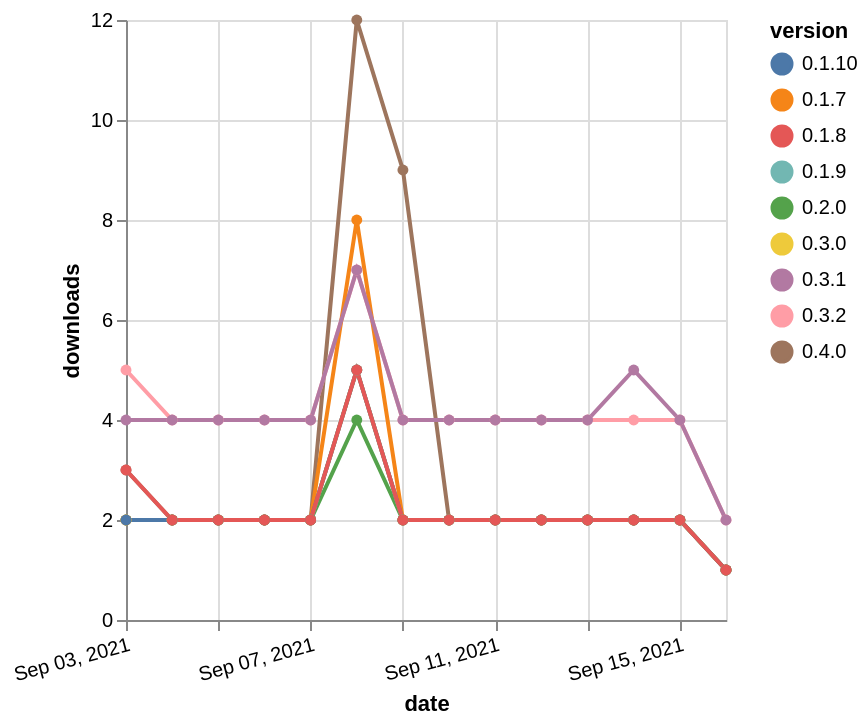

This figure's Vega-Lite source:
### Vega-Lite specification from a JSON file in a GitHub repository (floating-point values rounded to 4 significant figures)
{"$schema": "https://vega.github.io/schema/vega-lite/v5.json", "description": "A simple bar chart with embedded data.", "data": {"values": [{"date": "2021-09-03", "total": 2883, "delta": 2, "version": "0.2.0"}, {"date": "2021-09-04", "total": 2885, "delta": 2, "version": "0.2.0"}, {"date": "2021-09-05", "total": 2887, "delta": 2, "version": "0.2.0"}, {"date": "2021-09-06", "total": 2889, "delta": 2, "version": "0.2.0"}, {"date": "2021-09-07", "total": 2891, "delta": 2, "version": "0.2.0"}, {"date": "2021-09-08", "total": 2895, "delta": 4, "version": "0.2.0"}, {"date": "2021-09-09", "total": 2897, "delta": 2, "version": "0.2.0"}, {"date": "2021-09-10", "total": 2899, "delta": 2, "version": "0.2.0"}, {"date": "2021-09-11", "total": 2901, "delta": 2, "version": "0.2.0"}, {"date": "2021-09-12", "total": 2903, "delta": 2, "version": "0.2.0"}, {"date": "2021-09-13", "total": 2905, "delta": 2, "version": "0.2.0"}, {"date": "2021-09-14", "total": 2907, "delta": 2, "version": "0.2.0"}, {"date": "2021-09-15", "total": 2909, "delta": 2, "version": "0.2.0"}, {"date": "2021-09-16", "total": 2910, "delta": 1, "version": "0.2.0"}, {"date": "2021-09-03", "total": 6881, "delta": 3, "version": "0.4.0"}, {"date": "2021-09-04", "total": 6883, "delta": 2, "version": "0.4.0"}, {"date": "2021-09-05", "total": 6885, "delta": 2, "version": "0.4.0"}, {"date": "2021-09-06", "total": 6887, "delta": 2, "version": "0.4.0"}, {"date": "2021-09-07", "total": 6889, "delta": 2, "version": "0.4.0"}, {"date": "2021-09-08", "total": 6901, "delta": 12, "version": "0.4.0"}, {"date": "2021-09-09", "total": 6910, "delta": 9, "version": "0.4.0"}, {"date": "2021-09-10", "total": 6912, "delta": 2, "version": "0.4.0"}, {"date": "2021-09-11", "total": 6914, "delta": 2, "version": "0.4.0"}, {"date": "2021-09-12", "total": 6916, "delta": 2, "version": "0.4.0"}, {"date": "2021-09-13", "total": 6918, "delta": 2, "version": "0.4.0"}, {"date": "2021-09-14", "total": 6920, "delta": 2, "version": "0.4.0"}, {"date": "2021-09-15", "total": 6922, "delta": 2, "version": "0.4.0"}, {"date": "2021-09-16", "total": 6923, "delta": 1, "version": "0.4.0"}, {"date": "2021-09-03", "total": 3272, "delta": 2, "version": "0.1.9"}, {"date": "2021-09-04", "total": 3274, "delta": 2, "version": "0.1.9"}, {"date": "2021-09-05", "total": 3276, "delta": 2, "version": "0.1.9"}, {"date": "2021-09-06", "total": 3278, "delta": 2, "version": "0.1.9"}, {"date": "2021-09-07", "total": 3280, "delta": 2, "version": "0.1.9"}, {"date": "2021-09-08", "total": 3285, "delta": 5, "version": "0.1.9"}, {"date": "2021-09-09", "total": 3287, "delta": 2, "version": "0.1.9"}, {"date": "2021-09-10", "total": 3289, "delta": 2, "version": "0.1.9"}, {"date": "2021-09-11", "total": 3291, "delta": 2, "version": "0.1.9"}, {"date": "2021-09-12", "total": 3293, "delta": 2, "version": "0.1.9"}, {"date": "2021-09-13", "total": 3295, "delta": 2, "version": "0.1.9"}, {"date": "2021-09-14", "total": 3297, "delta": 2, "version": "0.1.9"}, {"date": "2021-09-15", "total": 3299, "delta": 2, "version": "0.1.9"}, {"date": "2021-09-16", "total": 3300, "delta": 1, "version": "0.1.9"}, {"date": "2021-09-03", "total": 5499, "delta": 5, "version": "0.3.2"}, {"date": "2021-09-04", "total": 5503, "delta": 4, "version": "0.3.2"}, {"date": "2021-09-05", "total": 5507, "delta": 4, "version": "0.3.2"}, {"date": "2021-09-06", "total": 5511, "delta": 4, "version": "0.3.2"}, {"date": "2021-09-07", "total": 5515, "delta": 4, "version": "0.3.2"}, {"date": "2021-09-08", "total": 5522, "delta": 7, "version": "0.3.2"}, {"date": "2021-09-09", "total": 5526, "delta": 4, "version": "0.3.2"}, {"date": "2021-09-10", "total": 5530, "delta": 4, "version": "0.3.2"}, {"date": "2021-09-11", "total": 5534, "delta": 4, "version": "0.3.2"}, {"date": "2021-09-12", "total": 5538, "delta": 4, "version": "0.3.2"}, {"date": "2021-09-13", "total": 5542, "delta": 4, "version": "0.3.2"}, {"date": "2021-09-14", "total": 5546, "delta": 4, "version": "0.3.2"}, {"date": "2021-09-15", "total": 5550, "delta": 4, "version": "0.3.2"}, {"date": "2021-09-16", "total": 5552, "delta": 2, "version": "0.3.2"}, {"date": "2021-09-03", "total": 3321, "delta": 2, "version": "0.3.0"}, {"date": "2021-09-04", "total": 3323, "delta": 2, "version": "0.3.0"}, {"date": "2021-09-05", "total": 3325, "delta": 2, "version": "0.3.0"}, {"date": "2021-09-06", "total": 3327, "delta": 2, "version": "0.3.0"}, {"date": "2021-09-07", "total": 3329, "delta": 2, "version": "0.3.0"}, {"date": "2021-09-08", "total": 3334, "delta": 5, "version": "0.3.0"}, {"date": "2021-09-09", "total": 3336, "delta": 2, "version": "0.3.0"}, {"date": "2021-09-10", "total": 3338, "delta": 2, "version": "0.3.0"}, {"date": "2021-09-11", "total": 3340, "delta": 2, "version": "0.3.0"}, {"date": "2021-09-12", "total": 3342, "delta": 2, "version": "0.3.0"}, {"date": "2021-09-13", "total": 3344, "delta": 2, "version": "0.3.0"}, {"date": "2021-09-14", "total": 3346, "delta": 2, "version": "0.3.0"}, {"date": "2021-09-15", "total": 3348, "delta": 2, "version": "0.3.0"}, {"date": "2021-09-16", "total": 3349, "delta": 1, "version": "0.3.0"}, {"date": "2021-09-03", "total": 4514, "delta": 2, "version": "0.1.7"}, {"date": "2021-09-04", "total": 4516, "delta": 2, "version": "0.1.7"}, {"date": "2021-09-05", "total": 4518, "delta": 2, "version": "0.1.7"}, {"date": "2021-09-06", "total": 4520, "delta": 2, "version": "0.1.7"}, {"date": "2021-09-07", "total": 4522, "delta": 2, "version": "0.1.7"}, {"date": "2021-09-08", "total": 4530, "delta": 8, "version": "0.1.7"}, {"date": "2021-09-09", "total": 4532, "delta": 2, "version": "0.1.7"}, {"date": "2021-09-10", "total": 4534, "delta": 2, "version": "0.1.7"}, {"date": "2021-09-11", "total": 4536, "delta": 2, "version": "0.1.7"}, {"date": "2021-09-12", "total": 4538, "delta": 2, "version": "0.1.7"}, {"date": "2021-09-13", "total": 4540, "delta": 2, "version": "0.1.7"}, {"date": "2021-09-14", "total": 4542, "delta": 2, "version": "0.1.7"}, {"date": "2021-09-15", "total": 4544, "delta": 2, "version": "0.1.7"}, {"date": "2021-09-16", "total": 4545, "delta": 1, "version": "0.1.7"}, {"date": "2021-09-03", "total": 3363, "delta": 2, "version": "0.1.10"}, {"date": "2021-09-04", "total": 3365, "delta": 2, "version": "0.1.10"}, {"date": "2021-09-05", "total": 3367, "delta": 2, "version": "0.1.10"}, {"date": "2021-09-06", "total": 3369, "delta": 2, "version": "0.1.10"}, {"date": "2021-09-07", "total": 3371, "delta": 2, "version": "0.1.10"}, {"date": "2021-09-08", "total": 3376, "delta": 5, "version": "0.1.10"}, {"date": "2021-09-09", "total": 3378, "delta": 2, "version": "0.1.10"}, {"date": "2021-09-10", "total": 3380, "delta": 2, "version": "0.1.10"}, {"date": "2021-09-11", "total": 3382, "delta": 2, "version": "0.1.10"}, {"date": "2021-09-12", "total": 3384, "delta": 2, "version": "0.1.10"}, {"date": "2021-09-13", "total": 3386, "delta": 2, "version": "0.1.10"}, {"date": "2021-09-14", "total": 3388, "delta": 2, "version": "0.1.10"}, {"date": "2021-09-15", "total": 3390, "delta": 2, "version": "0.1.10"}, {"date": "2021-09-16", "total": 3391, "delta": 1, "version": "0.1.10"}, {"date": "2021-09-03", "total": 3268, "delta": 3, "version": "0.1.8"}, {"date": "2021-09-04", "total": 3270, "delta": 2, "version": "0.1.8"}, {"date": "2021-09-05", "total": 3272, "delta": 2, "version": "0.1.8"}, {"date": "2021-09-06", "total": 3274, "delta": 2, "version": "0.1.8"}, {"date": "2021-09-07", "total": 3276, "delta": 2, "version": "0.1.8"}, {"date": "2021-09-08", "total": 3281, "delta": 5, "version": "0.1.8"}, {"date": "2021-09-09", "total": 3283, "delta": 2, "version": "0.1.8"}, {"date": "2021-09-10", "total": 3285, "delta": 2, "version": "0.1.8"}, {"date": "2021-09-11", "total": 3287, "delta": 2, "version": "0.1.8"}, {"date": "2021-09-12", "total": 3289, "delta": 2, "version": "0.1.8"}, {"date": "2021-09-13", "total": 3291, "delta": 2, "version": "0.1.8"}, {"date": "2021-09-14", "total": 3293, "delta": 2, "version": "0.1.8"}, {"date": "2021-09-15", "total": 3295, "delta": 2, "version": "0.1.8"}, {"date": "2021-09-16", "total": 3296, "delta": 1, "version": "0.1.8"}, {"date": "2021-09-03", "total": 5798, "delta": 4, "version": "0.3.1"}, {"date": "2021-09-04", "total": 5802, "delta": 4, "version": "0.3.1"}, {"date": "2021-09-05", "total": 5806, "delta": 4, "version": "0.3.1"}, {"date": "2021-09-06", "total": 5810, "delta": 4, "version": "0.3.1"}, {"date": "2021-09-07", "total": 5814, "delta": 4, "version": "0.3.1"}, {"date": "2021-09-08", "total": 5821, "delta": 7, "version": "0.3.1"}, {"date": "2021-09-09", "total": 5825, "delta": 4, "version": "0.3.1"}, {"date": "2021-09-10", "total": 5829, "delta": 4, "version": "0.3.1"}, {"date": "2021-09-11", "total": 5833, "delta": 4, "version": "0.3.1"}, {"date": "2021-09-12", "total": 5837, "delta": 4, "version": "0.3.1"}, {"date": "2021-09-13", "total": 5841, "delta": 4, "version": "0.3.1"}, {"date": "2021-09-14", "total": 5846, "delta": 5, "version": "0.3.1"}, {"date": "2021-09-15", "total": 5850, "delta": 4, "version": "0.3.1"}, {"date": "2021-09-16", "total": 5852, "delta": 2, "version": "0.3.1"}]}, "width": "container", "mark": {"type": "line", "point": {"filled": true}}, "encoding": {"x": {"field": "date", "type": "temporal", "timeUnit": "yearmonthdate", "title": "date", "axis": {"labelAngle": -15}}, "y": {"field": "delta", "type": "quantitative", "title": "downloads"}, "color": {"field": "version", "type": "nominal"}, "tooltip": {"field": "delta"}}}
